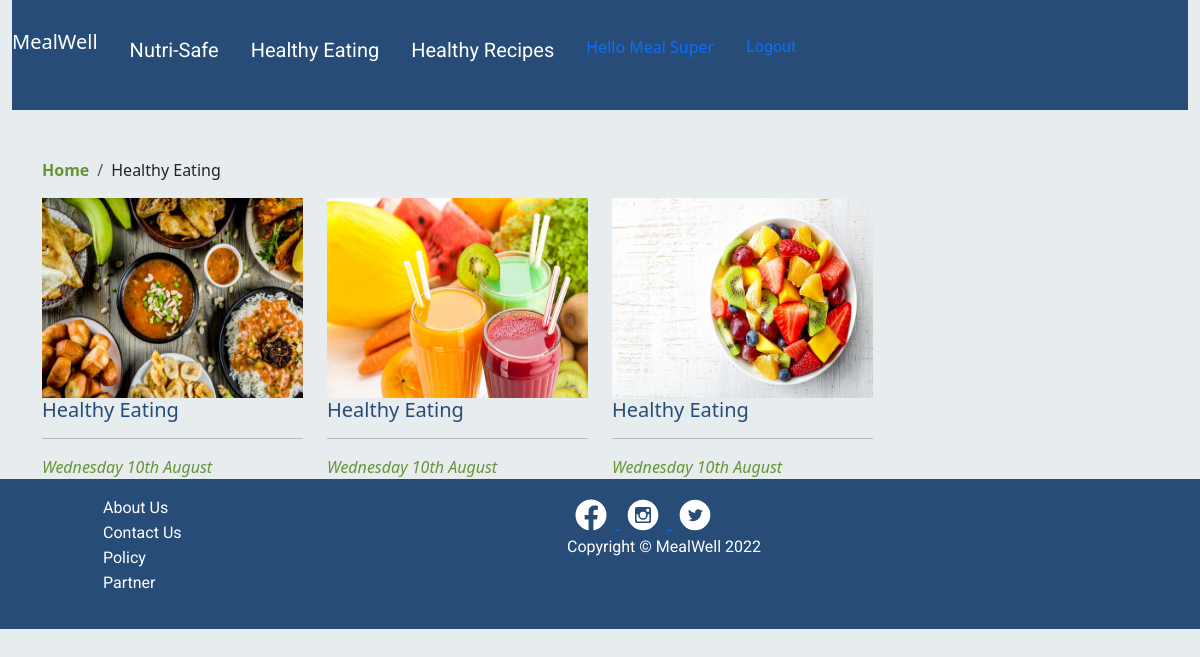
Screenshot of /healthyeating.php (signed in) with the database file from the repository.
### tables this page shows
CREATE TABLE `post` (
  `post_id` int(11) NOT NULL,
  `date_posted` datetime NOT NULL DEFAULT current_timestamp(),
  `post_title` varchar(255) NOT NULL,
  `post_contents` longtext NOT NULL,
  `post_video` varchar(255) NOT NULL,
  `post_image` varchar(255) NOT NULL,
  `category_id` int(11) NOT NULL,
  `admin_id` int(11) DEFAULT NULL
);

### healthyeating.php (the view)
<?php include_once "dashheader.php"; ?>
<div class="container">
        <div class="submenu">
            <nav aria-label="breadcrumb" class="mt-5">
            <ol class="breadcrumb submenu">
                <li class="breadcrumb-item"><a href="dashboard.php"><b>Home</b></a></li>
                <li class="breadcrumb-item active text-dark" aria-current="page">Healthy Eating</li>
            </ol>
            </nav>
        </div>
    <div class="row">
            <?php
            include_once ('bonds/config.php');
             $query = "SELECT * FROM post  WHERE category_id=1";
             $query_run = mysqli_query($conn, $query);
             $healthy = mysqli_num_rows($query_run) > 0;
             if ($healthy)
             {
               while ($row = mysqli_fetch_assoc($query_run))
               {
                 $postid = $row['post_id'];
                    ?>
                        <div class="col-sm-3">
                            <div class="">
                            <a href="page_healthyeating.php?id=<?php echo $postid?>" class="healthypost">
                                        <img src="photos/<?php echo $row['post_image'] ?>" class="card-img-top" alt="post picture" width="150px" height="200px">
                                    </a>
                                <div class="card-body">
                                <a href="page_healthyeating.php?id=<?php echo $postid?>" class="healthypost">
                                        <h5 class="card-title"> <?php echo $row['post_title']; ?> </h5>
                                </a>
                                <hr>
                                    <span class="card-text dateposted"><i><?php echo date('l jS F', strtotime($row['date_posted'])) ?></i></span>
                                </div>
                            </div>
                        </div>
                    <?php
               }
             }else{
               echo "No post found";
             }
            ?>
        </div>
    </div>
<?php include_once"dashfooter.php"; ?>

### dashheader.php (shortened to what this page needs)
<!DOCTYPE html>
<html lang="en">
<head>
	<link rel="stylesheet" type="text/css" href="css/bootstrap.css">
	<link rel="stylesheet" type="text/css" href="mealwell.css">
</head>
<body>
	<div class="container-fluid">
		<div class="row">
			<div class="col-12">
				<nav class="navbar blue navheight text-white" >
					<ul class="nav justify-content-right">
						<li class="nav-item">
							<a class="navbar-brand text-white" href="dashboard.php">
    						     MealWell
    						</a>
		          		</li>
		        		<li class="nav-item">
		         		 	<a class="nav-link text-white topfont typos links" href="nutrisafe.php">Nutri-Safe</a>
		        		</li>
		        		<li class="nav-item">
		          			<a class="nav-link text-white topfont typos links" href="healthyeating.php">Healthy Eating</a>
		        		</li>
		       			<li class="nav-item">
		          		    <a class="nav-link text-white topfont typos links" href="healthyrecipes.php">Healthy Recipes</a>
		        		</li>
		        		<li class="nav-item">
		          		    <p class="nav-link"> Hello
								<?php
                                    if (isset($_SESSION['firstname'])) {
                                    echo $_SESSION['firstname'];
                                    }
                                 ?>
                            </p>
		        		</li>
						<li class="nav-item">
		          		    <a href="logout.php" class="nav-link typos links"> Logout</a>
		        		</li>
		      		</ul>
				</nav>
			</div>
		</div>
	</div>

### dashfooter.php (shortened to what this page needs)
	<div class="container-fluid blue footer">
		<div class="row">
			<div class="col-sm-5 p-3" style="margin-left: 55px;">
				<ul>
					<li>
						<a class="text-white typos links" href="aboutus.php" target="_blank">About Us</a>
					</li>
					<li>
						<a class="text-white typos links" href="contactus.php" target="_blank">Contact Us</a>
					</li>
					<li>
						<a class="text-white typos links" href="#">Policy</a>
					</li>
					<li>
						<a class="text-white typos links" href="#">Partner</a>
					</li>
				</ul>
			</div>
			<div class="col-sm-6 ">
				<a href="">
				</a>
				<a href="">
				</a>
				<a href="">
				</a>
				<p class="typos text-white">Copyright &copy; MealWell 2022</p>
			</div>
		</div>
	</div>
</body>
</html>

### mealwell.css (style rules this page uses)
body { background-color: rgb(231,236,239); }
.navheight { height: 110px; }
.blue { background-color: rgb(39,76,119); }
.topfont { font-size: 20px; }
ul li a { list-style-type: none; text-decoration: none; }
ul li { list-style-type: none; text-decoration: none; }
.healthypost { text-decoration: none; color: rgb(39,76,119); }
.footer { height: 150px; }
.typos { font-family: 'Roboto', sans-serif; }
.icon { margin-top: 20px; }
.submenu a { color: rgb(103,148,54); text-decoration: none; }
.dateposted { color: rgb(103,148,54); }

### rows the page displays
post: post_image (picture), post_title "Healthy Eating", date_posted "Wednesday 10th August"
post: post_image (picture), post_title "Healthy Eating", date_posted "Wednesday 10th August"
post: post_image (picture), post_title "Healthy Eating", date_posted "Wednesday 10th August"

### other values shown
$_SESSION['firstname'] "Meal Super"
